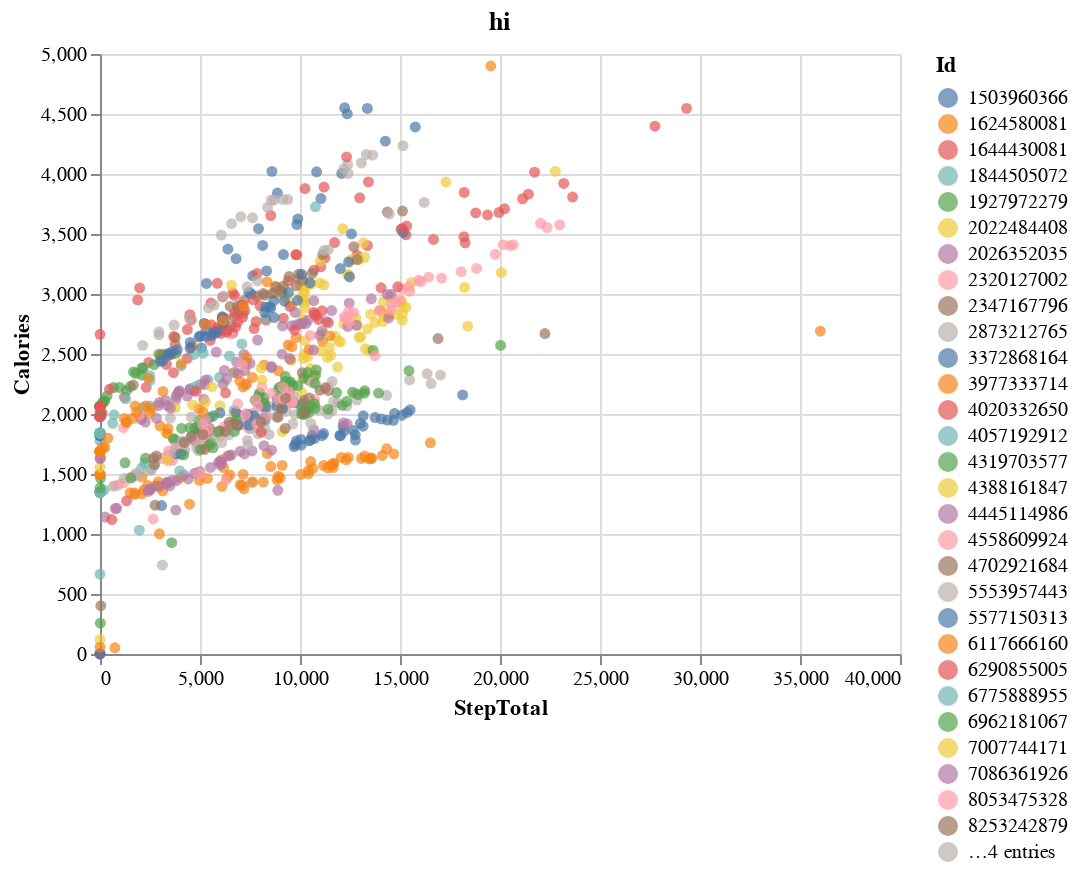

The notebook cell saved with this chart:
### Code cell
import streamlit as st
import altair as alt

chart = alt.Chart(test_df).mark_circle().encode(
    x=alt.X("StepTotal"),
    y=alt.Y('Calories'),
    color=alt.Color("Id", type="nominal"),
    tooltip=["StepTotal", "Calories" ],
).properties(
    title="hi",
)

chart

### Figure 1 — Vega-Lite specification as saved in the notebook (floating-point values rounded to 4 significant figures; data arrays with more than 128 entries replaced by an {"elided": "..."} marker saying what was removed)
{"config": {"view": {"continuousWidth": 400, "continuousHeight": 300}}, "data": {"name": "data-61fe6e4c7c986b56ecb039a22fbe1d08"}, "mark": "circle", "encoding": {"color": {"field": "Id", "type": "nominal"}, "tooltip": [{"field": "StepTotal", "type": "quantitative"}, {"field": "Calories", "type": "quantitative"}], "x": {"field": "StepTotal", "type": "quantitative"}, "y": {"field": "Calories", "type": "quantitative"}}, "title": "hi", "$schema": "https://vega.github.io/schema/vega-lite/v4.17.0.json", "datasets": {"data-61fe6e4c7c986b56ecb039a22fbe1d08": {"elided": "940 records"}}}
